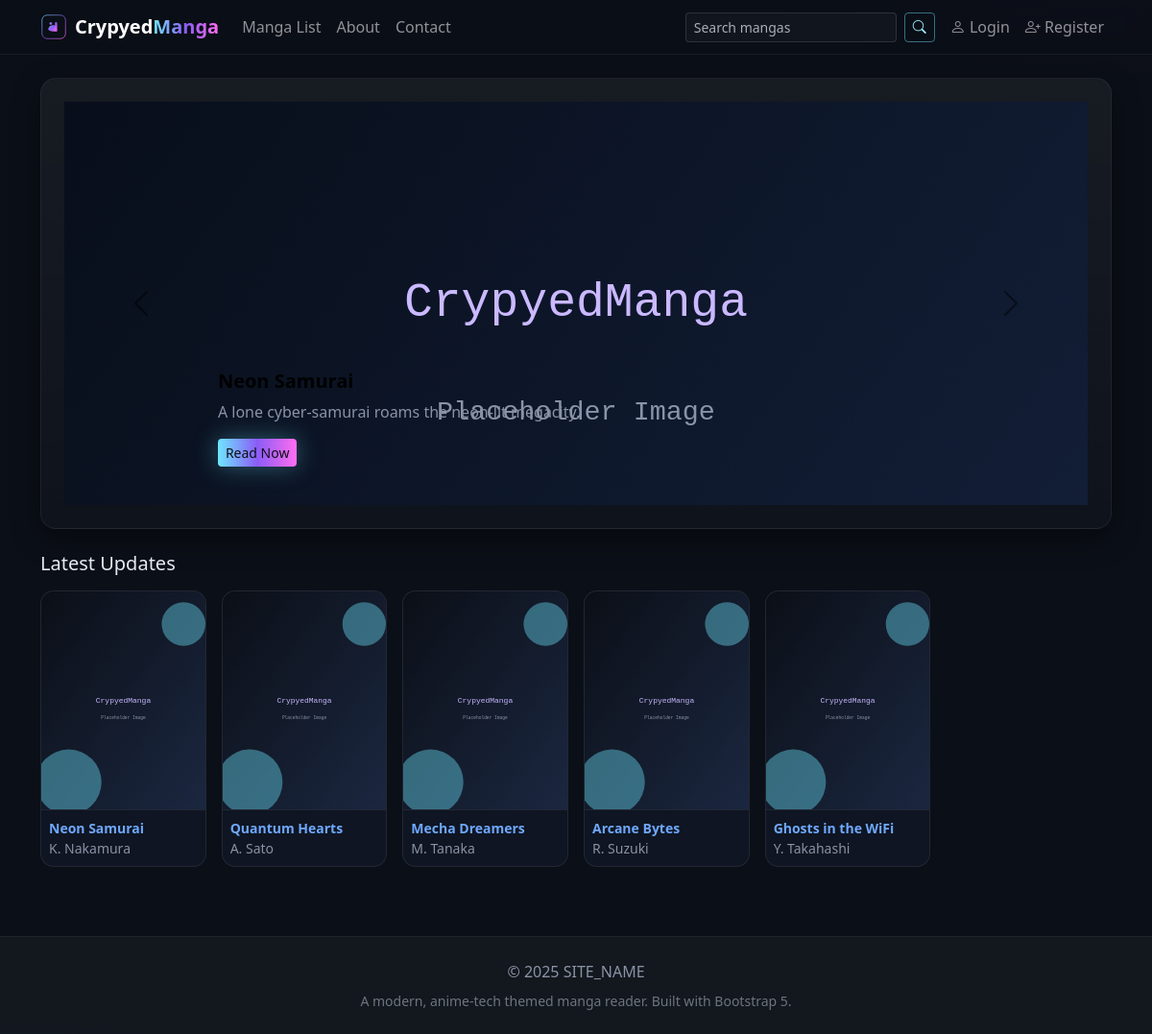
The page / on the database its author committed.
### tables this page shows
CREATE TABLE IF NOT EXISTS mangas (
    id INT AUTO_INCREMENT PRIMARY KEY,
    mangadex_id CHAR(36) NULL UNIQUE,
    slug VARCHAR(255) NOT NULL UNIQUE,
    title VARCHAR(255) NOT NULL,
    description TEXT NULL,
    author_id INT NULL,
    cover_image VARCHAR(255) NULL,
    release_date DATE NULL,
    language VARCHAR(10) NOT NULL DEFAULT 'en',
    views INT NOT NULL DEFAULT 0,
    popularity_score INT NOT NULL DEFAULT 0,
    created_at TIMESTAMP NOT NULL DEFAULT CURRENT_TIMESTAMP,
    updated_at TIMESTAMP NOT NULL DEFAULT CURRENT_TIMESTAMP ON UPDATE CURRENT_TIMESTAMP,
    CONSTRAINT fk_mangas_author FOREIGN KEY (author_id) REFERENCES authors(id) ON DELETE SET NULL
);

CREATE TABLE IF NOT EXISTS authors (
    id INT AUTO_INCREMENT PRIMARY KEY,
    name VARCHAR(255) NOT NULL UNIQUE,
    bio TEXT NULL,
    created_at TIMESTAMP NOT NULL DEFAULT CURRENT_TIMESTAMP
);

### includes/functions.php (called while the page is built, shortened)
<?php
function base_url(string $path = ''): string {
    $base = BASE_URL;
    $path = ltrim($path, '/');
    return $path ? $base . '/' . $path : $base;
}
function e(?string $str): string {
    return htmlspecialchars($str ?? '', ENT_QUOTES | ENT_SUBSTITUTE, 'UTF-8');
}
function is_logged_in(): bool {
    return isset($_SESSION['user']);
}
function seo_url_manga(string $slug): string { return base_url('manga/' . $slug); }
?>

### includes/db.php (called while the page is built, shortened)
<?php
function getPDO(): PDO {
    static $pdo = null;
    if ($pdo instanceof PDO) {
        return $pdo;
    }
    $dsn = 'mysql:host=' . DB_HOST . ';dbname=' . DB_NAME . ';charset=utf8mb4';
    $options = [
        PDO::ATTR_ERRMODE => PDO::ERRMODE_EXCEPTION,
        PDO::ATTR_DEFAULT_FETCH_MODE => PDO::FETCH_ASSOC,
        PDO::ATTR_EMULATE_PREPARES => false,
    ];
    try {
        $pdo = new PDO($dsn, DB_USER, DB_PASS, $options);
    } catch (PDOException $e) {
        http_response_code(500);
        echo 'Database connection failed: ' . htmlspecialchars($e->getMessage());
        exit;
    }
    return $pdo;
}
function db_query(string $sql, array $params = []): PDOStatement {
    $stmt = getPDO()->prepare($sql);
    $stmt->execute($params);
    return $stmt;
}
?>

### index.php (the view, shortened to what this page needs)
<?php
require_once __DIR__ . '/includes/header.php';
require_once __DIR__ . '/includes/db.php';
$featured = db_query("SELECT * FROM mangas ORDER BY popularity_score DESC, updated_at DESC LIMIT 5")->fetchAll();
$latest = db_query("SELECT m.*, a.name AS author_name FROM mangas m LEFT JOIN authors a ON a.id=m.author_id ORDER BY updated_at DESC LIMIT 12")->fetchAll();
?>
<div class="cm-hero p-3 p-md-4 mb-4">
  <div id="homeCarousel" class="carousel slide" data-bs-ride="carousel">
    <div class="carousel-inner">
      <?php foreach ($featured as $i => $m): ?>
        <div class="carousel-item <?php echo $i === 0 ? 'active' : ''; ?>">
          <img src="<?php echo e(base_url($m['cover_image'] ?: 'uploads/mangas/placeholder.svg')); ?>" class="d-block w-100" alt="<?php echo e($m['title']); ?>">
          <div class="carousel-caption d-none d-md-block text-start">
            <h5 class="fw-bold"><?php echo e($m['title']); ?></h5>
            <p class="text-muted"><?php echo e(mb_strimwidth(strip_tags($m['description'] ?? ''), 0, 140, '…')); ?></p>
            <a class="btn btn-gradient btn-sm glow" href="<?php echo e(seo_url_manga($m['slug'])); ?>">Read Now</a>
          </div>
        </div>
      <?php endforeach; ?>
    </div>
    <button class="carousel-control-prev" type="button" data-bs-target="#homeCarousel" data-bs-slide="prev"><span class="carousel-control-prev-icon" aria-hidden="true"></span><span class="visually-hidden">Previous</span></button>
    <button class="carousel-control-next" type="button" data-bs-target="#homeCarousel" data-bs-slide="next"><span class="carousel-control-next-icon" aria-hidden="true"></span><span class="visually-hidden">Next</span></button>
  </div>
</div>
<h2 class="h5 mb-3">Latest Updates</h2>
<div class="row g-3">
  <?php foreach ($latest as $m): ?>
    <div class="col-6 col-md-3 col-lg-2">
      <div class="cm-card h-100 position-relative">
        <a href="<?php echo e(seo_url_manga($m['slug'])); ?>" class="text-decoration-none">
          <img class="manga-cover" src="<?php echo e(base_url($m['cover_image'] ?: 'uploads/mangas/placeholder.svg')); ?>" alt="<?php echo e($m['title']); ?>">
          <div class="p-2">
            <div class="fw-semibold small text-truncate" title="<?php echo e($m['title']); ?>"><?php echo e($m['title']); ?></div>
            <div class="text-muted small text-truncate"><?php echo e($m['author_name'] ?: 'Unknown'); ?></div>
          </div>
        </a>
      </div>
    </div>
  <?php endforeach; ?>
</div>
<?php require_once __DIR__ . '/includes/footer.php'; ?>

### includes/header.php (shortened to what this page needs)
?><!doctype html>
<html lang="en" data-bs-theme="dark">
<head>
    <link href="https://cdn.jsdelivr.net/npm/bootstrap@5.3.3/dist/css/bootstrap.min.css" rel="stylesheet">
    <link href="https://cdn.jsdelivr.net/npm/bootstrap-icons@1.11.3/font/bootstrap-icons.css" rel="stylesheet">
    <link href="<?php echo e(base_url('assets/css/style.css')); ?>" rel="stylesheet">
</head>
<body class="cm-body">
<nav class="navbar navbar-expand-lg navbar-dark cm-navbar sticky-top">
  <div class="container">
    <a class="navbar-brand d-flex align-items-center" href="<?php echo e(base_url('/')); ?>">
      <img src="<?php echo e(base_url('assets/images/logo.svg')); ?>" alt="logo" width="28" height="28" class="me-2">
      <span class="fw-bold">Crypyed<span class="text-gradient">Manga</span></span>
    </a>
    <div class="collapse navbar-collapse" id="navMenu">
      <ul class="navbar-nav me-auto mb-2 mb-lg-0">
        <li class="nav-item"><a class="nav-link" href="<?php echo e(base_url('mangas')); ?>">Manga List</a></li>
        <li class="nav-item"><a class="nav-link" href="<?php echo e(base_url('about')); ?>">About</a></li>
        <li class="nav-item"><a class="nav-link" href="<?php echo e(base_url('contact')); ?>">Contact</a></li>
      </ul>
      <form class="d-flex me-2" role="search" method="get" action="<?php echo e(base_url('mangas')); ?>">
        <input class="form-control form-control-sm me-2" type="search" placeholder="Search mangas" name="q" aria-label="Search">
        <button class="btn btn-sm btn-outline-info" type="submit"><i class="bi bi-search"></i></button>
      </form>
      <ul class="navbar-nav mb-2 mb-lg-0">
        <?php if (is_logged_in()): ?>
          <li class="nav-item"><a class="nav-link" href="<?php echo e(base_url('bookmarks')); ?>"><i class="bi bi-bookmark-heart"></i> Bookmarks</a></li>
          <li class="nav-item"><a class="nav-link" href="<?php echo e(base_url('history')); ?>"><i class="bi bi-clock-history"></i> History</a></li>
          <?php if (is_admin()): ?>
            <li class="nav-item"><a class="nav-link" href="<?php echo e(base_url('admin/')); ?>"><i class="bi bi-speedometer2"></i> Admin</a></li>
          <?php endif; ?>
          <li class="nav-item"><a class="nav-link" href="<?php echo e(base_url('logout')); ?>"><i class="bi bi-box-arrow-right"></i> Logout</a></li>
        <?php else: ?>
          <li class="nav-item"><a class="nav-link" href="<?php echo e(base_url('login')); ?>"><i class="bi bi-person"></i> Login</a></li>
          <li class="nav-item"><a class="nav-link" href="<?php echo e(base_url('register')); ?>"><i class="bi bi-person-plus"></i> Register</a></li>
        <?php endif; ?>
      </ul>
    </div>
  </div>
</nav>
<main class="py-4">
  <div class="container">

### includes/footer.php (shortened to what this page needs)
  </div>
</main>
<footer class="cm-footer py-4 mt-5">
  <div class="container text-center">
    <div class="mb-2">
      <a href="<?php echo e(base_url('/')); ?>" class="text-decoration-none text-muted">&copy; <?php echo date('Y'); ?> <?php echo e(SITE_NAME); ?></a>
    </div>
    <div class="small text-secondary">A modern, anime-tech themed manga reader. Built with Bootstrap 5.</div>
  </div>
</footer>
</body>
</html>

### assets/css/style.css (style rules this page uses)
:root { --cm-bg: #0b0f17; --cm-surface: #0f1522; --cm-text: #e5e9f0; --cm-muted: #8a93a6; --cm-primary: #6ee7ff; --cm-accent: #ff6df0; --cm-gradient: linear-gradient(90deg, #6ee7ff, #8b5cf6, #ff6df0); }
html, body { background: var(--cm-bg); color: var(--cm-text); }
.cm-body { background: radial-gradient(1000px 500px at 100% -20%, rgba(142,68,173,0.15), transparent 60%), radial-gradient(800px 400px at 0% 120%, rgba(0,255,255,0.12), transparent 60%), var(--cm-bg); }
.cm-navbar { background: rgba(11, 15, 23, 0.7); backdrop-filter: blur(10px); border-bottom: 1px solid rgba(255,255,255,0.06); }
.navbar-brand .text-gradient { background: var(--cm-gradient); -webkit-background-clip: text; background-clip: text; color: transparent; }
.cm-hero { border-radius: 16px; background: linear-gradient(180deg, rgba(255,255,255,0.05), rgba(255,255,255,0.02)); border: 1px solid rgba(255,255,255,0.06); box-shadow: 0 10px 30px rgba(0,0,0,0.4); }
.cm-card { background: var(--cm-surface); border: 1px solid rgba(255,255,255,0.08); border-radius: 14px; overflow: hidden; transition: transform .2s ease, box-shadow .2s ease, border-color .2s ease; }
.btn-gradient { color: #0c0f16; background: var(--cm-gradient); border: none; }
.btn-outline-info { border-color: rgba(110,231,255,0.45) !important; color: #9beefd !important; }
.text-muted { color: var(--cm-muted) !important; }
.cm-footer { background: rgba(255,255,255,0.03); border-top: 1px solid rgba(255,255,255,0.06); }
.carousel-item img { object-fit: cover; height: 420px; filter: saturate(1.05) contrast(1.05); }
.form-control, .form-select { background: rgba(255,255,255,0.03); color: var(--cm-text); border: 1px solid rgba(255,255,255,0.12); }
.manga-cover { aspect-ratio: 3 / 4; width: 100%; object-fit: cover; border-bottom: 1px solid rgba(255,255,255,0.08); }
.glow { box-shadow: 0 0 24px rgba(110,231,255,0.35); }

### rows shown on the page
mangas: cover_image (placeholder picture), title "Neon Samurai", description "A lone cyber-samurai roams the neon-lit megacity.", author.name "K. Nakamura"
mangas: cover_image (placeholder picture), title "Quantum Hearts", author.name "A. Sato"
mangas: cover_image (placeholder picture), title "Mecha Dreamers", author.name "M. Tanaka"
mangas: cover_image (placeholder picture), title "Arcane Bytes", author.name "R. Suzuki"
mangas: cover_image (placeholder picture), title "Ghosts in the WiFi", author.name "Y. Takahashi"

### other values the page prints
SITE_NAME "SITE_NAME"
